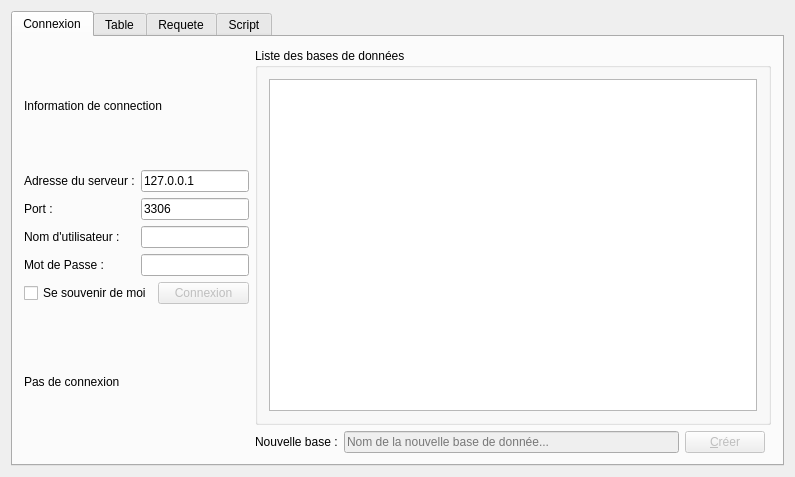
<?xml version="1.0" encoding="UTF-8"?>
<ui version="4.0">
 <class>MainWindow</class>
 <widget class="QMainWindow" name="MainWindow">
  <property name="geometry">
   <rect>
    <x>0</x>
    <y>0</y>
    <width>795</width>
    <height>477</height>
   </rect>
  </property>
  <property name="windowTitle">
   <string>Gestion Mysql</string>
  </property>
  <widget class="QWidget" name="centralWidget">
   <layout class="QGridLayout" name="gridLayout">
    <item row="1" column="0">
     <widget class="QTabWidget" name="tabWidget">
      <property name="styleSheet">
       <string notr="true">background:linear-gradient(blue,black);</string>
      </property>
      <property name="currentIndex">
       <number>0</number>
      </property>
      <widget class="QWidget" name="tab">
       <attribute name="title">
        <string>Connexion</string>
       </attribute>
       <layout class="QGridLayout" name="gridLayout_5">
        <item row="4" column="3">
         <widget class="QLineEdit" name="lineEditNomNouvelleBase">
          <property name="enabled">
           <bool>false</bool>
          </property>
          <property name="placeholderText">
           <string>Nom de la nouvelle base de donnée...</string>
          </property>
         </widget>
        </item>
        <item row="0" column="2" rowspan="4" colspan="4">
         <widget class="QGroupBox" name="groupBox">
          <property name="title">
           <string>Liste des bases de données</string>
          </property>
          <layout class="QGridLayout" name="gridLayout_2">
           <item row="0" column="0">
            <widget class="QListWidget" name="listWidgetConnexion">
             <property name="alternatingRowColors">
              <bool>true</bool>
             </property>
            </widget>
           </item>
          </layout>
         </widget>
        </item>
        <item row="1" column="0" colspan="2">
         <layout class="QHBoxLayout" name="horizontalLayout">
          <item>
           <layout class="QVBoxLayout" name="verticalLayout_2">
            <item>
             <widget class="QLabel" name="label_2">
              <property name="text">
               <string>Adresse du serveur :</string>
              </property>
             </widget>
            </item>
            <item>
             <widget class="QLabel" name="label_15">
              <property name="text">
               <string>Port :</string>
              </property>
             </widget>
            </item>
            <item>
             <widget class="QLabel" name="label_16">
              <property name="text">
               <string>Nom d'utilisateur :</string>
              </property>
             </widget>
            </item>
            <item>
             <widget class="QLabel" name="label_4">
              <property name="text">
               <string>Mot de Passe : </string>
              </property>
             </widget>
            </item>
           </layout>
          </item>
          <item>
           <layout class="QVBoxLayout" name="verticalLayout">
            <item>
             <widget class="QLineEdit" name="lineEditAdresse">
              <property name="text">
               <string>127.0.0.1</string>
              </property>
             </widget>
            </item>
            <item>
             <widget class="QLineEdit" name="lineEditPort">
              <property name="text">
               <string>3306</string>
              </property>
             </widget>
            </item>
            <item>
             <widget class="QLineEdit" name="lineEditNomU"/>
            </item>
            <item>
             <widget class="QLineEdit" name="lineEditMdp"/>
            </item>
           </layout>
          </item>
         </layout>
        </item>
        <item row="0" column="0" colspan="2">
         <widget class="QLabel" name="label">
          <property name="styleSheet">
           <string notr="true">font: 14pt &quot;Liberation Serif&quot;;</string>
          </property>
          <property name="text">
           <string>Information de connection</string>
          </property>
         </widget>
        </item>
        <item row="4" column="4">
         <widget class="QPushButton" name="pushButtonNouvelleBase">
          <property name="enabled">
           <bool>false</bool>
          </property>
          <property name="text">
           <string>&amp;Créer</string>
          </property>
         </widget>
        </item>
        <item row="2" column="0">
         <widget class="QCheckBox" name="checkBoxEnregistrer">
          <property name="text">
           <string>Se souvenir de moi</string>
          </property>
         </widget>
        </item>
        <item row="2" column="1">
         <widget class="QPushButton" name="pushButtonConnection">
          <property name="enabled">
           <bool>false</bool>
          </property>
          <property name="text">
           <string>Connexion</string>
          </property>
         </widget>
        </item>
        <item row="3" column="0" rowspan="2" colspan="2">
         <widget class="QLabel" name="labelConnexion">
          <property name="text">
           <string>Pas de connexion</string>
          </property>
         </widget>
        </item>
        <item row="4" column="2">
         <widget class="QLabel" name="label_6">
          <property name="text">
           <string>Nouvelle base :</string>
          </property>
         </widget>
        </item>
       </layout>
      </widget>
      <widget class="QWidget" name="tab_2">
       <attribute name="title">
        <string>Table</string>
       </attribute>
       <layout class="QVBoxLayout" name="verticalLayout_5">
        <item>
         <layout class="QHBoxLayout" name="horizontalLayout_3">
          <item>
           <widget class="QLabel" name="label_3">
            <property name="text">
             <string>Liste des tables : </string>
            </property>
           </widget>
          </item>
          <item>
           <widget class="QComboBox" name="comboBoxTables">
            <property name="minimumSize">
             <size>
              <width>0</width>
              <height>30</height>
             </size>
            </property>
           </widget>
          </item>
          <item>
           <widget class="QLabel" name="label_7">
            <property name="text">
             <string/>
            </property>
           </widget>
          </item>
          <item>
           <widget class="QLabel" name="label_5">
            <property name="text">
             <string>Table : </string>
            </property>
           </widget>
          </item>
          <item>
           <widget class="QLabel" name="labelBaseName">
            <property name="text">
             <string/>
            </property>
           </widget>
          </item>
         </layout>
        </item>
        <item>
         <widget class="QTableView" name="tableViewCOntenuTables">
          <attribute name="horizontalHeaderStretchLastSection">
           <bool>true</bool>
          </attribute>
         </widget>
        </item>
       </layout>
      </widget>
      <widget class="QWidget" name="tab_3">
       <attribute name="title">
        <string>Requete</string>
       </attribute>
       <layout class="QGridLayout" name="gridLayout_3">
        <item row="0" column="0">
         <layout class="QVBoxLayout" name="verticalLayout_4">
          <item>
           <layout class="QHBoxLayout" name="horizontalLayout_5">
            <item>
             <widget class="QLabel" name="label_8">
              <property name="text">
               <string>Tapez votre Requete : </string>
              </property>
             </widget>
            </item>
            <item>
             <layout class="QHBoxLayout" name="horizontalLayout_2">
              <item>
               <widget class="QLabel" name="label_9">
                <property name="text">
                 <string>Base:</string>
                </property>
               </widget>
              </item>
              <item>
               <widget class="QLabel" name="labelNomBase2">
                <property name="text">
                 <string/>
                </property>
               </widget>
              </item>
             </layout>
            </item>
           </layout>
          </item>
          <item>
           <widget class="QTextEdit" name="textEditRequette">
            <property name="html">
             <string>&lt;!DOCTYPE HTML PUBLIC &quot;-//W3C//DTD HTML 4.0//EN&quot; &quot;http://www.w3.org/TR/REC-html40/strict.dtd&quot;&gt;
&lt;html&gt;&lt;head&gt;&lt;meta name=&quot;qrichtext&quot; content=&quot;1&quot; /&gt;&lt;style type=&quot;text/css&quot;&gt;
p, li { white-space: pre-wrap; }
&lt;/style&gt;&lt;/head&gt;&lt;body style=&quot; font-family:'.Lucida Grande UI'; font-size:13pt; font-weight:400; font-style:normal;&quot;&gt;
&lt;p style=&quot; margin-top:12px; margin-bottom:12px; margin-left:0px; margin-right:0px; -qt-block-indent:0; text-indent:0px;&quot;&gt;&lt;span style=&quot; font-family:'Sans Serif'; font-size:9pt; font-style:italic; color:#999999;&quot;&gt;Tapez votre requette : &lt;/span&gt;&lt;/p&gt;&lt;/body&gt;&lt;/html&gt;</string>
            </property>
           </widget>
          </item>
         </layout>
        </item>
        <item row="1" column="0">
         <layout class="QHBoxLayout" name="horizontalLayout_4">
          <item>
           <spacer name="horizontalSpacer">
            <property name="orientation">
             <enum>Qt::Horizontal</enum>
            </property>
            <property name="sizeHint" stdset="0">
             <size>
              <width>40</width>
              <height>20</height>
             </size>
            </property>
           </spacer>
          </item>
          <item>
           <widget class="QPushButton" name="pushButtonEnvoyerRequette">
            <property name="minimumSize">
             <size>
              <width>0</width>
              <height>30</height>
             </size>
            </property>
            <property name="text">
             <string>Envoyer</string>
            </property>
           </widget>
          </item>
         </layout>
        </item>
        <item row="2" column="0">
         <widget class="QTableView" name="tableViewRequette"/>
        </item>
       </layout>
      </widget>
      <widget class="QWidget" name="tab_4">
       <attribute name="title">
        <string>Script</string>
       </attribute>
       <layout class="QGridLayout" name="gridLayout_4">
        <item row="0" column="0">
         <widget class="QLineEdit" name="lineEditAdresseScript">
          <property name="enabled">
           <bool>false</bool>
          </property>
         </widget>
        </item>
        <item row="0" column="1">
         <widget class="QPushButton" name="pushButtonParcourirScipt">
          <property name="enabled">
           <bool>true</bool>
          </property>
          <property name="text">
           <string>Parcourir</string>
          </property>
         </widget>
        </item>
        <item row="1" column="0" colspan="2">
         <layout class="QVBoxLayout" name="verticalLayout_6">
          <item>
           <widget class="QTextEdit" name="textEdit"/>
          </item>
          <item>
           <widget class="QPushButton" name="pushButton">
            <property name="minimumSize">
             <size>
              <width>0</width>
              <height>40</height>
             </size>
            </property>
            <property name="text">
             <string>Envoyer</string>
            </property>
           </widget>
          </item>
         </layout>
        </item>
       </layout>
      </widget>
     </widget>
    </item>
   </layout>
  </widget>
 </widget>
 <layoutdefault spacing="6" margin="11"/>
 <resources/>
 <connections/>
</ui>
